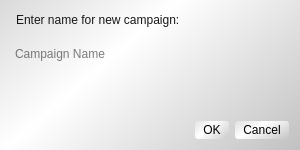
<?xml version="1.0" encoding="UTF-8"?>
<ui version="4.0">
 <class>Dialog</class>
 <widget class="QDialog" name="Dialog">
  <property name="geometry">
   <rect>
    <x>0</x>
    <y>0</y>
    <width>300</width>
    <height>150</height>
   </rect>
  </property>
  <property name="windowTitle">
   <string>Dialog</string>
  </property>
  <property name="styleSheet">
   <string notr="true">/* WIDGET + MAINWINDOW/DIALOG STYLE */

QWidget {
	background-color: rgba(0, 0, 0, 0);
    border-radius: -0px;
    padding: 2px;
	font: 10pt &quot;Lato&quot;;
}

QWidget#MainWindow, QWidget#Dialog{
     background-color: qlineargradient(spread:reflect, x1:0.262, y1:0.573773, x2:1, y2:1, stop:0 rgb(255, 255, 255), stop:1 rgb(193, 193, 193));
}

/* 
##########################
OTHERS, SORTED ALPHABETICALLY
##########################
/*

/* COMBO BOX */

QComboBox{
}

QComboBox::drop-down {
    border-radius: -0px;
}

QComboBox::down-arrow{
   background-color: rgba(0, 0, 0, 0);
	image: url(resources/arrow-down-16.png);
    border-radius: -0px;
}

QComboBox:Hover{
    background-color: rgba(0, 0, 0, 15);
}

/* DATE-TIME EDIT */

QDateTimeEdit {
    background-color: rgba(0, 0, 0, 0);
}

QDateTimeEdit::drop-down{
    border-radius: -0px;
}

QDateTimeEdit:hover {
    background-color: rgba(0, 0, 0, 15);
}

/* DATE EDIT */

QDateEdit{
     background-color: qlineargradient(spread:reflect, x2:0.262, y2:0.573773, x1:1, y1:1, stop:0 rgba(255, 255, 255, 255), stop:1 rgba(220, 223, 220, 250));
    border-radius: -0px;
}

QDateEdit:hover{
      background-color: qlineargradient(spread:reflect, x1:0.262, y1:0.573773, x2:1, y2:1, stop:0 rgba(255, 255, 255, 255), stop:1 rgba(220, 223, 220, 120));
}

QDateEdit::down-arrow:hover {
	image: url(noimg);
}

QDateEdit::down-arrow:hover {
	image: url(resources/arrow-down-16.png);
}

/* HORIZONTAL + VERTICAL LINES*/

QFrame[frameShape=&quot;4&quot;], QFrame[frameShape=&quot;5&quot;]{
	background-color: rgba(8, 120, 0, 255);
}

/* LABEL */

QLabel {
	background-color: qlineargradient(spread:reflect, x1:0.607246, y1:0.346, x2:0.623037, y2:1, stop:0 rgba(8, 120, 0, 0), stop:1 rgba(15, 76, 0, 0));
	font: 12pt &quot;Lato&quot;;
    color: rgb(24, 24, 24);
}

/* LINE EDIT */

QLineEdit {
    background-color: rgba(0, 0, 0, 00);
}

QLineEdit:hover {
    background-color: rgba(0, 0, 0, 15);
}

/* LIST */

QListView::item:selected{
	background-color:  rgb(131, 175, 255);
}

/* MESSAGE BOX */

QMessageBox{
     background-color: qlineargradient(spread:reflect, x1:0.262, y1:0.573773, x2:1, y2:1, stop:0 rgb(255, 255, 255), stop:1 rgb(220, 220, 220));
}

/* MENU */

QMenuBar {
    border-radius: 1px;
	background-color: qlineargradient(spread:reflect, x1:0.607246, y1:0.346, x2:0.623037, y2:1, stop:0 rgba(8, 120, 0, 255), stop:1 rgba(15, 76, 0, 255));
    color: rgb(240, 240, 240);
}

QMenu {
     background-color: qlineargradient(spread:reflect, x1:0.262, y1:0.573773, x2:1, y2:1, stop:0 rgb(255, 255, 255), stop:1 rgb(230, 230, 230));
    color: rgb(12, 12, 12);
}

QMenu::item:hover{
    background-color: rgba(0, 0, 0, 15);
    color: rgb(12, 12, 12);
}

QMenu::item:selected{
     background-color: qlineargradient(spread:reflect, x1:0.262, y1:0.573773, x2:1, y2:1, stop:0 rgb(230, 230, 230), stop:1 rgb(255, 255, 255));
    color: rgb(12, 12, 12);
}

/* PUSH BUTTON */

QPushButton{
     background-color: qlineargradient(spread:reflect, x1:0.262, y1:0.573773, x2:1, y2:1, stop:0 rgba(255, 255, 255, 255), stop:1 rgba(193, 193, 193, 120));
    padding-left: 8px;
    padding-right: 8px;
    padding-top: 2px;
    padding-bottom: 2px;
    border-radius: 3px;
	font: 12pt &quot;Lato&quot;;
}

QPushButton:hover{
     background-color: qlineargradient(spread:reflect, x1:0.262, y1:0.573773, x2:1, y2:1, stop:0 rgba(255, 255, 255, 255), stop:1 rgba(240, 243, 240, 120));
    color: rgb(50, 50, 50);
}

QPushButton:pressed{
     background-color: qlineargradient(spread:reflect, x2:0.262, y2:0.573773, x1:1, y1:1, stop:0 rgba(255, 255, 255, 255), stop:1 rgba(220, 223, 220, 120));
}

/* STATUS BAR */

QStatusBar {
    border-radius: 1px;
	background-color: qlineargradient(spread:reflect, x1:0.607246, y1:0.346, x2:0.623037, y2:1, stop:0 rgba(8, 120, 0, 255), stop:1 rgba(15, 76, 0, 255));
    color: rgb(240, 240, 240);
}

/* TABLE + HEADER STYLES */

QTableWidget{
    color: rgba(0, 0, 0, 0);
    background-color: rgba(0, 0, 0, 0);
    alternate-background-color: rgba(0,0,0,20);
}

QTableView{
    color: rgba(0, 0, 0, 0);
    background-color: rgba(0, 0, 0, 0);
    alternate-background-color: rgba(0,0,0,15);
}

QHeaderView::section{
    border-radius: 4px solid black;
	font: 10pt &quot;Lato&quot;;
    min-width: 180; 
    min-height: 32;
}

QHeaderView {
    border-radius: 4px solid black;
    min-height: 16;
}

QTableCornerButton::section  {
	background-color: rgba(0, 0, 0, 0);
}

/* TOOL TIP */

QToolTip{
     background-color: qlineargradient(spread:reflect, x1:0.262, y1:0.573773, x2:1, y2:1, stop:0 rgba(255, 255, 255, 130), stop:1 rgba(230, 230, 230, 130));
    border-radius: -0px;
}</string>
  </property>
  <layout class="QVBoxLayout" name="verticalLayout">
   <item>
    <widget class="QLabel" name="label">
     <property name="text">
      <string>Enter name for new campaign:</string>
     </property>
    </widget>
   </item>
   <item>
    <widget class="Line" name="line">
     <property name="orientation">
      <enum>Qt::Horizontal</enum>
     </property>
    </widget>
   </item>
   <item>
    <widget class="QLineEdit" name="nameField">
     <property name="placeholderText">
      <string>Campaign Name</string>
     </property>
    </widget>
   </item>
   <item>
    <spacer name="spacer">
     <property name="orientation">
      <enum>Qt::Vertical</enum>
     </property>
     <property name="sizeHint" stdset="0">
      <size>
       <width>20</width>
       <height>40</height>
      </size>
     </property>
    </spacer>
   </item>
   <item>
    <widget class="QDialogButtonBox" name="buttonBox">
     <property name="orientation">
      <enum>Qt::Horizontal</enum>
     </property>
     <property name="standardButtons">
      <set>QDialogButtonBox::Cancel|QDialogButtonBox::Ok</set>
     </property>
    </widget>
   </item>
  </layout>
 </widget>
 <resources/>
 <connections>
  <connection>
   <sender>buttonBox</sender>
   <signal>accepted()</signal>
   <receiver>Dialog</receiver>
   <slot>accept()</slot>
   <hints>
    <hint type="sourcelabel">
     <x>248</x>
     <y>254</y>
    </hint>
    <hint type="destinationlabel">
     <x>157</x>
     <y>274</y>
    </hint>
   </hints>
  </connection>
  <connection>
   <sender>buttonBox</sender>
   <signal>rejected()</signal>
   <receiver>Dialog</receiver>
   <slot>reject()</slot>
   <hints>
    <hint type="sourcelabel">
     <x>316</x>
     <y>260</y>
    </hint>
    <hint type="destinationlabel">
     <x>286</x>
     <y>274</y>
    </hint>
   </hints>
  </connection>
 </connections>
</ui>
